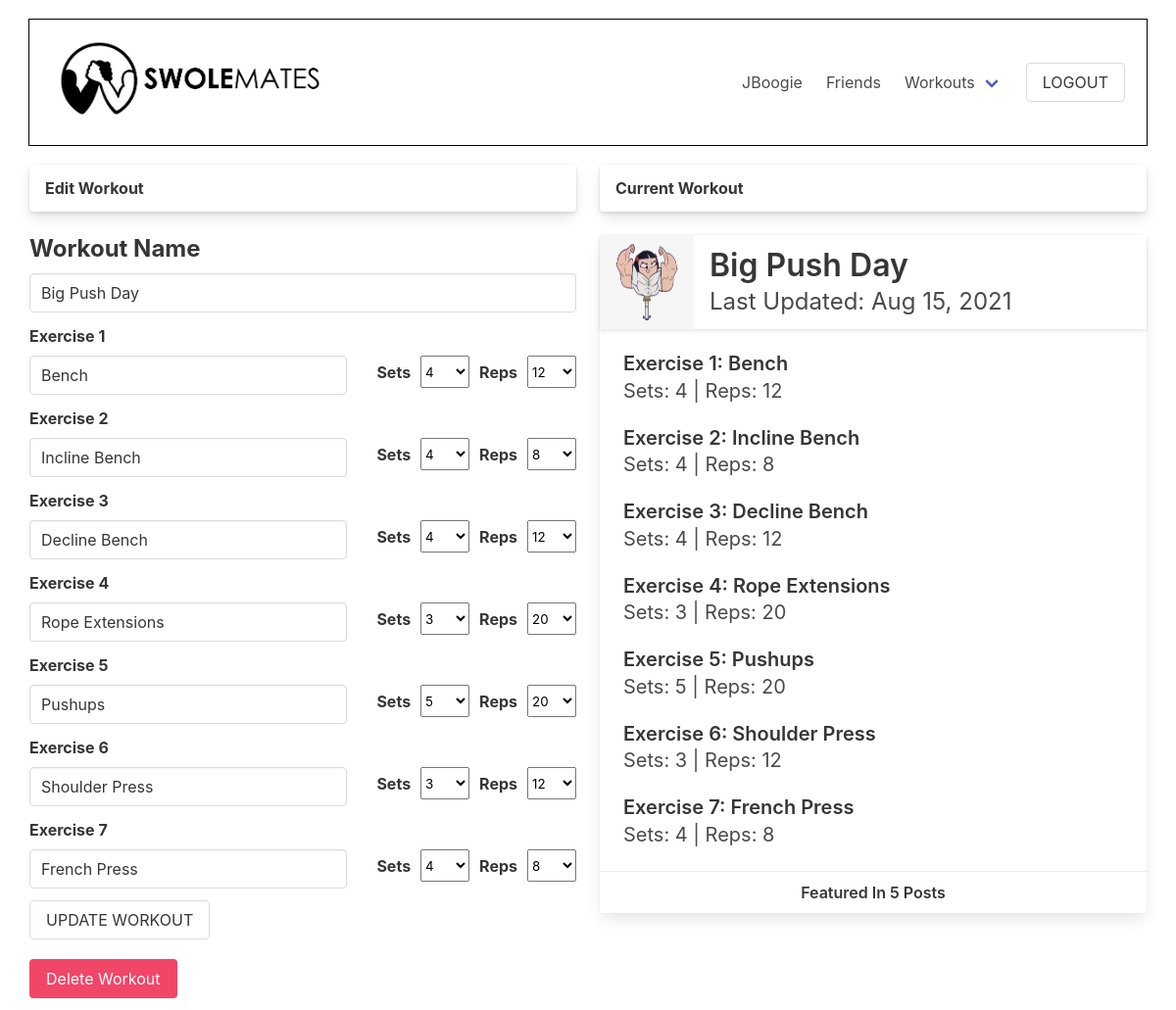
The app's page /swolemates/workout/36/edit (signed in) with its own data.
### swolemates_app/models.py (models this page shows, shortened)
class User(models.Model):
    first_name = models.CharField(max_length = 50)
    last_name = models.CharField(max_length = 50)
    username = models.CharField(max_length=45, unique=True)
    email = models.EmailField(unique=True)
    password = models.CharField(max_length = 60)
    profile_photo = models.ImageField(default='default.png', upload_to = "images/")
    bio = models.TextField(blank=True, null=True)
    fav_exercises = models.TextField(blank=True, null=True)
    objects = UserManager()
    friends = models.ManyToManyField('self', blank=True)
    created_at = models.DateTimeField(auto_now_add=True)
    updated_at = models.DateTimeField(auto_now=True)
    def __str__(self):
        return self.username

class Workout(models.Model):
    name = models.CharField(max_length=50)
    created_by = models.ForeignKey(User, related_name="workouts", on_delete=models.CASCADE)
    liked_by = models.ManyToManyField(User, related_name="liked_workouts", blank=True)
    objects = WorkoutManager()
    created_at = models.DateTimeField(auto_now_add=True)
    updated_at = models.DateTimeField(auto_now=True)

class Exercise(models.Model):
    workout = models.ForeignKey(Workout, related_name="exercises", on_delete=models.CASCADE)
    name = models.CharField(max_length=50)
    set_count = models.IntegerField()
    rep_count = models.IntegerField()
    created_at = models.DateTimeField(auto_now_add=True)
    updated_at = models.DateTimeField(auto_now=True)

class Post(models.Model):
    content = models.TextField()
    image = models.ImageField(null=True, blank=True, upload_to = "images/")
    posted_by = models.ForeignKey(User, related_name="posts", on_delete=models.CASCADE)
    liked_by = models.ManyToManyField(User, related_name="liked_posts", blank=True)
    workout = models.ForeignKey(Workout, null=True, blank=True, related_name="posts", on_delete=models.SET_NULL)
    objects = PostCommentManager()
    created_at = models.DateTimeField(auto_now_add=True)
    updated_at = models.DateTimeField(auto_now=True)

### swolemates_app/views.py (the view)
# urls.py: path('swolemates/workout/<int:id>/edit', views.workout_edit),
def workout_edit(request, id):
    workout = Workout.objects.get(id=id)
    context = {
        "workout": workout,
        "user": User.objects.get(id=request.session['user_id']),
        "exercises": workout.exercises.all()
    }
    return render(request, "workout_edit.html", context)

### swolemates_app/templates/workout_edit.html (shortened to what this page needs)
<!DOCTYPE html>
<html lang="en">
<head>
    <link rel="stylesheet" href="https://cdn.jsdelivr.net/npm/bulma@0.9.3/css/bulma.min.css">
    {% load static %}
    <link rel="stylesheet" href="{% static 'css/profile_edit.css' %}">
</head>
<body>
    <div id="wrapper">
        <nav class="navbar">
            <div class="navbar-brand">
                    <p class="title is-2 is-align-self-center" id="wtf"><a href="/swolemates"><img src="/media/SM_2.png" alt="swolemates logo" style="height: 100px;"></a></p>
            </div>
            <div class="navbar-menu navbar-end">
                <a href="/swolemates/user/{{user.username}}" class="navbar-item">
                    {{user.username}}
                </a>
                <a href="/swolemates/user/{{user.username}}/friends" class="navbar-item">
                    Friends
                </a>
                <div class="navbar-item has-dropdown is-hoverable">
                    <a href="/swolemates/user/{{user.username}}/workouts" class="navbar-link">
                        Workouts
                    </a>
                </div>
                <div class="navbar-item">
                    <form action="/logout" method="POST">
                        <input type="submit" value="LOGOUT" class="button" id="logout">
                    </form>
                </div>
            </div>
        </nav>
        <div class="tile is-ancestor">
            <div class="tile is-parent is-6 is-vertical">
                <div class="tile is-child is-12">
                    <div class="card">
                    <header class="card-header">
                        <p class="card-header-title">Edit Workout</p>
                    </header>
                    </div>
                </div>
                <div class="tile is-child">
                    <form action="update" method="POST">
                        <div class="field">
                            <label for="workout_name" class="label title is-4">Workout Name</label>
                            <input type="text" name="workout_name" value="{{ workout.name }}" class="input">
                        </div>
                        {% for exercise in exercises %}
                        <label for="name{{ forloop.counter }}" class="label">Exercise {{forloop.counter}}</label>
                        <div class="field is-grouped is-align-content-center">
                            <input type="text" name="name{{ forloop.counter }}" class="input" value="{{exercise.name}}">
                            <label for="sets{{ forloop.counter }}" class="label" id="space-word">Sets</label>
                            <select name="sets{{ forloop.counter }}" class="select" id="space">
                                <option value="3" {% if exercise.set_count == 3 %}selected {% endif %}>3</option>
                                <option value="4" {% if exercise.set_count == 4 %}selected {% endif %}>4</option>
                                <option value="5" {% if exercise.set_count == 5 %}selected {% endif %}>5</option>
                            </select>
                            <label for="reps{{ forloop.counter }}" id="space-word" class="label">Reps</label>
                            <select name="reps{{ forloop.counter }}" class="select" id="space">
                                <option value="8" {% if exercise.rep_count == 8 %}selected {% endif %}>8</option>
                                <option value="12" {% if exercise.rep_count == 12 %}selected {% endif %}>12</option>
                                <option value="20" {% if exercise.rep_count == 20 %}selected {% endif %}>20</option>
                            </select>
                        </div>
                        {% endfor %}
                        <input type="submit" value="UPDATE WORKOUT" class="button">
                    </form>
                    <form action="delete" method="POST">
                        <input type="submit" value="Delete Workout" class="button is-danger" onclick="return confirm('Are you sure you want to delete your workout?');">
                    </form>
                </div>
            </div>
            <div class="tile is-parent is-vertical">
                <div class="tile is-child is-12">
                    <div class="card">
                    <header class="card-header">
                        <p class="card-header-title">Current Workout</p>
                    </header>
                    </div>
                </div>
                <div class="tile is-child is-12">
                    <div class="card">
                        <header class="card-header">
                            <div class="media is-align-items-center">
                                <div class="media-left">
                                    <img src="/media/{{workout.created_by.profile_photo}}" alt="{{workout.created_by}}'s profile pic" class="image is-96x96">
                                </div>
                                <div class="media-content">
                                    <p class="title is-3">{{workout.name}}</p>
                                    <p class="subtitle is-4">Last Updated: {{workout.updated_at|date:"M d, Y"}}</p>
                                </div>
                            </div>
                        </header>
                        <div class="card-content">
                                {% for exercise in workout.exercises.all %}
                                    <p class="title is-5">
                                        Exercise {{forloop.counter}}: {{exercise.name}}
                                    </p>
                                    <p class="subtitle is-5 is-spaced">Sets: {{exercise.set_count}} | Reps: {{exercise.rep_count}}</p>
                                {% endfor %}
                        </div>
                        <div class="card-footer is-justify-content-flex-start">
                            <div class="card-footer-item">
                                <p class="title is-6">Featured In {{workout.posts.all|length}} Posts</p>
                            </div>
                        </div>
                    </div>
                </div>
            </div>
        </div>
    </div>
</body>

### swolemates_app/static/css/profile_edit.css (style rules this page uses)
* { margin: 0px; padding: 0px; }
#wrapper { width: 95%; margin: auto; }
.is-ancestor { margin: auto; }
#wtf { margin-bottom: 0px; padding-bottom: 0px; }
nav { margin: 20px auto; padding: 10px; outline: 1px solid black; }
#space { margin-left: 10px; min-width: 50px; }
#space-word { margin-left: 10px; padding-top: 5px; }
.is-grouped input { margin-right: 20px; }
.is-danger { margin-top: 20px; }

### records on screen
User: username "JBoogie"
Workout: workout_name "Big Push Day", created_by.profile_photo (picture), name "Big Push Day", updated_at "Aug 15, 2021", posts.all|length "5"
Exercise: name "Bench", set_count "4", rep_count "12"
Exercise: name "Incline Bench", set_count "4", rep_count "8"
Exercise: name "Decline Bench", set_count "4", rep_count "12"
Exercise: name "Rope Extensions", set_count "3", rep_count "20"
Exercise: name "Pushups", set_count "5", rep_count "20"
Exercise: name "Shoulder Press", set_count "3", rep_count "12"
Exercise: name "French Press", set_count "4", rep_count "8"
